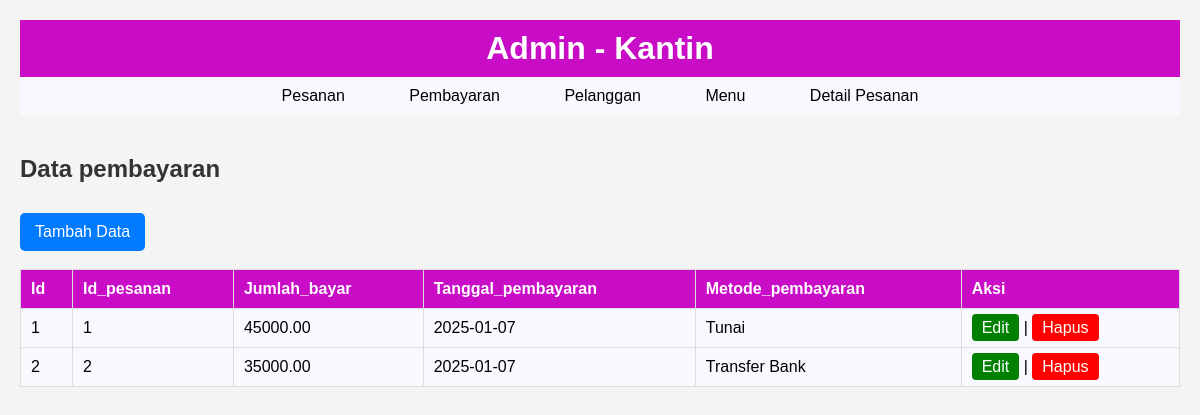
Screenshot of /?table=pembayaran with the database file from the repository.
### tables this page shows
CREATE TABLE `pembayaran` (
  `id` int(11) NOT NULL,
  `id_pesanan` int(11) DEFAULT NULL,
  `jumlah_bayar` decimal(10,2) NOT NULL,
  `tanggal_pembayaran` date NOT NULL,
  `metode_pembayaran` varchar(50) NOT NULL
);

### index.php (the view, shortened to what this page needs)
<?php
$host = 'localhost';
$user = 'root';
$pass = '';
$db   = 'makanan';
$conn = new mysqli($host, $user, $pass, $db);
$tables = [
    'pesanan'        => ['id', 'id_pelanggan', 'tanggal', 'total_harga', 'status'],
    'pembayaran'     => ['id', 'id_pesanan', 'jumlah_bayar', 'tanggal_pembayaran', 'metode_pembayaran'],
    'pelanggan'      => ['id', 'nama', 'email', 'telepon', 'alamat'],
    'menu'           => ['id', 'nama_menu', 'deskripsi', 'harga', 'stok'],
    'detail_pesanan' => ['id', 'id_pesanan', 'id_menu', 'jumlah', 'subtotal'],
];
$table = $_GET['table'] ?? 'menu';
$columns = $tables[$table];
function showTable($conn, $table, $columns) {
    $query = "SELECT * FROM $table";
    $result = $conn->query($query);
    echo "<h2>Data $table</h2>";
    echo "<a href='?table=$table&action=add' class='btn btn-add'>Tambah Data</a><br><br>";
    if ($result->num_rows > 0) {
        echo "<table border='1' cellpadding='10' cellspacing='0' style='color: black; background-color: #F8F8FF;'>";
        echo "<tr>";
        foreach ($columns as $col) {
            echo "<th>" . ucfirst($col) . "</th>";
        }
        echo "<th>Aksi</th></tr>";
        while ($row = $result->fetch_assoc()) {
            echo "<tr>";
            foreach ($columns as $col) {
                echo "<td>{$row[$col]}</td>";
            }
            echo "<td>
            <a href='?table=$table&action=edit&id={$row['id']}' style='color: white; background-color: green; padding: 5px 10px; border-radius: 4px; text-decoration: none;'>Edit</a> |
            <a href='?table=$table&action=delete&id={$row['id']}' onclick='return confirm(\"Yakin ingin menghapus data ini?\")' style='color: white; background-color: red; padding: 5px 10px; border-radius: 4px; text-decoration: none;'>Hapus</a>
        </td>";
echo "</tr>";
        }
        echo "</table>";
    } else {
        echo "<p>Tidak ada data.</p>";
    }
}
if (isset($_GET['action'])) {
    $action = $_GET['action'];
    if ($action == 'add') {
        addDataForm($table, $columns);
        if (isset($_POST['submit_add'])) {
            $fields = array_filter($columns, fn($col) => $col != 'id');
            $values = array_map(fn($col) => $_POST[$col], $fields);
            $query = "INSERT INTO $table (" . implode(',', $fields) . ") VALUES (" . str_repeat('?,', count($fields) - 1) . "?)";
            $stmt = $conn->prepare($query);
            $stmt->bind_param(str_repeat('s', count($fields)), ...$values);
            $stmt->execute();
            header("Location: ?table=$table");
        }
    }
    elseif ($action == 'edit' && isset($_GET['id'])) {
        $id = $_GET['id'];
        editDataForm($conn, $table, $columns, $id);
        if (isset($_POST['submit_edit'])) {
            $fields = array_filter($columns, fn($col) => $col != 'id');
            $values = array_map(fn($col) => $_POST[$col], $fields);
            $values[] = $_GET['id'];
            $query = "UPDATE $table SET " . implode(' = ?, ', $fields) . " = ? WHERE id = ?";
            $stmt = $conn->prepare($query);
            $stmt->bind_param(str_repeat('s', count($fields)) . 'i', ...$values);
            $stmt->execute();
            header("Location: ?table=$table");
        }
    }
    elseif ($action == 'delete' && isset($_GET['id'])) {
        $id = $_GET['id'];
        $query = "DELETE FROM $table WHERE id = ?";
        $stmt = $conn->prepare($query);
        $stmt->bind_param('i', $id);
        $stmt->execute();
        header("Location: ?table=$table");
    }
} else {
    echo '
<!DOCTYPE html>
<html lang="en">
<head>
    <meta charset="UTF-8">
    <meta name="viewport" content="width=device-width, initial-scale=1.0">
    <title>Admin Kantin</title>
    <style>
        body {
            font-family: Arial, sans-serif;
            margin: 0;
            padding: 0;
        }
        header {
            background-color:rgb(201, 12, 198);
            color: white;
            padding: 10px 0;
            text-align: center;
        }
        nav {
            background-color: #F8F8FF;
            padding: 10px 0;
            text-align: center;
        }
        nav a {
            color: black;
            text-decoration: none;
            padding: 10px 20px;
            margin: 0 10px;
            border-radius: 5px;
            background-color: #F8F8FF;
        }
        nav a:hover {
            background-color: #E6E6FA;
        }
        .container {
            display: flex;
            flex-direction: column;
            padding: 20px;
        }
        table {
            width: 100%;
            border-collapse: collapse;
        }
        table, th, td {
            border: 1px solid #ddd;
        }
        th, td {
            padding: 10px;
            text-align: left;
        }
    </style>
</head>
<body>
<header>
    <h1>Admin - Kantin</h1>
</header>
<nav>
    <a href="?table=pesanan">Pesanan</a>
    <a href="?table=pembayaran">Pembayaran</a>
    <a href="?table=pelanggan">Pelanggan</a>
    <a href="?table=menu">Menu</a>
    <a href="?table=detail_pesanan">Detail Pesanan</a>
</nav>
<div class="container">
</div>
</body>
</html>
    ';
    showTable($conn, $table, $columns);
}
?>
<link rel="stylesheet" href="style.css">

### style.css (style rules this page uses)
* { margin: 0; padding: 0; box-sizing: border-box; }
body { font-family: Arial, sans-serif; background-color: #f4f4f4; color: #333; padding: 20px; }
h2 { margin-bottom: 20px; }
table { width: 100%; border-collapse: collapse; margin-bottom: 20px; }
th, td { border: 1px solid #ddd; padding: 10px; text-align: left; }
th { background-color: rgb(201, 12, 198); color: white; }
.btn { display: inline-block; padding: 10px 15px; margin-top: 10px; color: white; background-color: #007BFF; text-decoration: none; border-radius: 5px; }

### index.php (style rules this page uses)
body { font-family: Arial, sans-serif; margin: 0; padding: 0; }
header { background-color:rgb(201, 12, 198); color: white; padding: 10px 0; text-align: center; }
nav { background-color: #F8F8FF; padding: 10px 0; text-align: center; }
nav a { color: black; text-decoration: none; padding: 10px 20px; margin: 0 10px; border-radius: 5px; background-color: #F8F8FF; }
.container { display: flex; flex-direction: column; padding: 20px; }
table { width: 100%; border-collapse: collapse; }
table, th, td { border: 1px solid #ddd; }
th, td { padding: 10px; text-align: left; }

### rows the page displays
pembayaran: id "1", id_pesanan "1", jumlah_bayar "45000.00", tanggal_pembayaran "2025-01-07", metode_pembayaran "Tunai"
pembayaran: id "2", id_pesanan "2", jumlah_bayar "35000.00", tanggal_pembayaran "2025-01-07", metode_pembayaran "Transfer Bank"

### other values shown
$table "pembayaran"
$col "Id"
$col "Id_pesanan"
$col "Jumlah_bayar"
$col "Tanggal_pembayaran"
$col "Metode_pembayaran"
